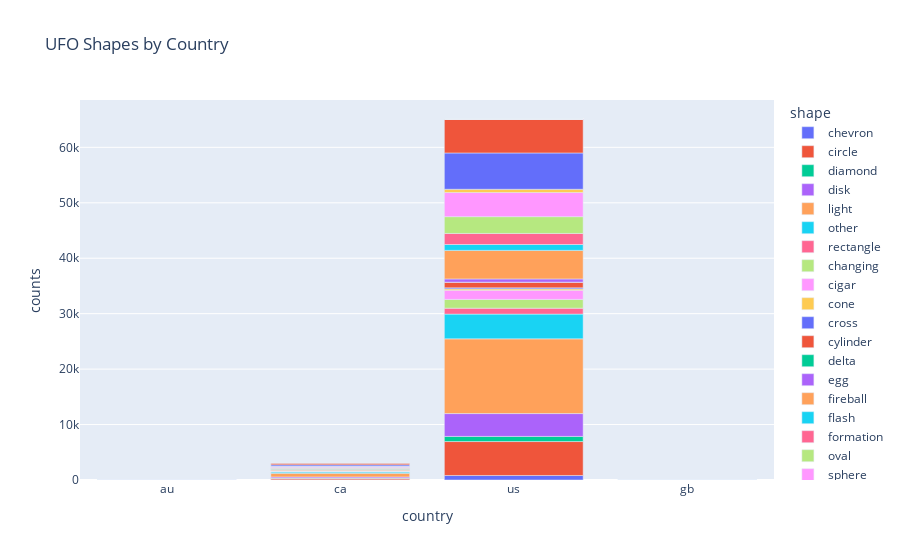

The notebook cell saved with this chart:
### Code cell
#Jeff - Visualization
shapes_count = ufo_data.groupby(['country', 'shape']).size().reset_index(name='counts')
fig = px.bar(shapes_count, x='country', y='counts', color='shape', title='UFO Shapes by Country')
fig.show()

### Figure 1 — Plotly figure (JSON) as saved in the notebook; plotly's stock layout.template omitted (floating-point values rounded to 4 significant figures)
{"data": [{"alignmentgroup": "True", "hovertemplate": "shape=chevron<br>country=%{x}<br>counts=%{y}<extra></extra>", "legendgroup": "chevron", "marker": {"color": "#636efa", "pattern": {"shape": ""}}, "name": "chevron", "offsetgroup": "chevron", "orientation": "v", "showlegend": true, "textposition": "auto", "type": "bar", "x": ["au", "ca", "us"], "xaxis": "x", "y": [1, 36, 815], "yaxis": "y"}, {"alignmentgroup": "True", "hovertemplate": "shape=circle<br>country=%{x}<br>counts=%{y}<extra></extra>", "legendgroup": "circle", "marker": {"color": "#EF553B", "pattern": {"shape": ""}}, "name": "circle", "offsetgroup": "circle", "orientation": "v", "showlegend": true, "textposition": "auto", "type": "bar", "x": ["au", "ca", "gb", "us"], "xaxis": "x", "y": [2, 282, 4, 6118], "yaxis": "y"}, {"alignmentgroup": "True", "hovertemplate": "shape=diamond<br>country=%{x}<br>counts=%{y}<extra></extra>", "legendgroup": "diamond", "marker": {"color": "#00cc96", "pattern": {"shape": ""}}, "name": "diamond", "offsetgroup": "diamond", "orientation": "v", "showlegend": true, "textposition": "auto", "type": "bar", "x": ["au", "ca", "us"], "xaxis": "x", "y": [1, 40, 928], "yaxis": "y"}, {"alignmentgroup": "True", "hovertemplate": "shape=disk<br>country=%{x}<br>counts=%{y}<extra></extra>", "legendgroup": "disk", "marker": {"color": "#ab63fa", "pattern": {"shape": ""}}, "name": "disk", "offsetgroup": "disk", "orientation": "v", "showlegend": true, "textposition": "auto", "type": "bar", "x": ["au", "ca", "us"], "xaxis": "x", "y": [1, 197, 4121], "yaxis": "y"}, {"alignmentgroup": "True", "hovertemplate": "shape=light<br>country=%{x}<br>counts=%{y}<extra></extra>", "legendgroup": "light", "marker": {"color": "#FFA15A", "pattern": {"shape": ""}}, "name": "light", "offsetgroup": "light", "orientation": "v", "showlegend": true, "textposition": "auto", "type": "bar", "x": ["au", "ca", "gb", "us"], "xaxis": "x", "y": [3, 653, 3, 13473], "yaxis": "y"}, {"alignmentgroup": "True", "hovertemplate": "shape=other<br>country=%{x}<br>counts=%{y}<extra></extra>", "legendgroup": "other", "marker": {"color": "#19d3f3", "pattern": {"shape": ""}}, "name": "other", "offsetgroup": "other", "orientation": "v", "showlegend": true, "textposition": "auto", "type": "bar", "x": ["au", "ca", "us"], "xaxis": "x", "y": [1, 238, 4466], "yaxis": "y"}, {"alignmentgroup": "True", "hovertemplate": "shape=rectangle<br>country=%{x}<br>counts=%{y}<extra></extra>", "legendgroup": "rectangle", "marker": {"color": "#FF6692", "pattern": {"shape": ""}}, "name": "rectangle", "offsetgroup": "rectangle", "orientation": "v", "showlegend": true, "textposition": "auto", "type": "bar", "x": ["au", "ca", "us"], "xaxis": "x", "y": [1, 46, 1070], "yaxis": "y"}, {"alignmentgroup": "True", "hovertemplate": "shape=changing<br>country=%{x}<br>counts=%{y}<extra></extra>", "legendgroup": "changing", "marker": {"color": "#B6E880", "pattern": {"shape": ""}}, "name": "changing", "offsetgroup": "changing", "orientation": "v", "showlegend": true, "textposition": "auto", "type": "bar", "x": ["ca", "us"], "xaxis": "x", "y": [69, 1584], "yaxis": "y"}, {"alignmentgroup": "True", "hovertemplate": "shape=cigar<br>country=%{x}<br>counts=%{y}<extra></extra>", "legendgroup": "cigar", "marker": {"color": "#FF97FF", "pattern": {"shape": ""}}, "name": "cigar", "offsetgroup": "cigar", "orientation": "v", "showlegend": true, "textposition": "auto", "type": "bar", "x": ["ca", "us"], "xaxis": "x", "y": [74, 1643], "yaxis": "y"}, {"alignmentgroup": "True", "hovertemplate": "shape=cone<br>country=%{x}<br>counts=%{y}<extra></extra>", "legendgroup": "cone", "marker": {"color": "#FECB52", "pattern": {"shape": ""}}, "name": "cone", "offsetgroup": "cone", "orientation": "v", "showlegend": true, "textposition": "auto", "type": "bar", "x": ["ca", "us"], "xaxis": "x", "y": [10, 247], "yaxis": "y"}, {"alignmentgroup": "True", "hovertemplate": "shape=cross<br>country=%{x}<br>counts=%{y}<extra></extra>", "legendgroup": "cross", "marker": {"color": "#636efa", "pattern": {"shape": ""}}, "name": "cross", "offsetgroup": "cross", "orientation": "v", "showlegend": true, "textposition": "auto", "type": "bar", "x": ["ca", "us"], "xaxis": "x", "y": [9, 188], "yaxis": "y"}, {"alignmentgroup": "True", "hovertemplate": "shape=cylinder<br>country=%{x}<br>counts=%{y}<extra></extra>", "legendgroup": "cylinder", "marker": {"color": "#EF553B", "pattern": {"shape": ""}}, "name": "cylinder", "offsetgroup": "cylinder", "orientation": "v", "showlegend": true, "textposition": "auto", "type": "bar", "x": ["ca", "us"], "xaxis": "x", "y": [53, 1027], "yaxis": "y"}, {"alignmentgroup": "True", "hovertemplate": "shape=delta<br>country=%{x}<br>counts=%{y}<extra></extra>", "legendgroup": "delta", "marker": {"color": "#00cc96", "pattern": {"shape": ""}}, "name": "delta", "offsetgroup": "delta", "orientation": "v", "showlegend": true, "textposition": "auto", "type": "bar", "x": ["ca", "us"], "xaxis": "x", "y": [1, 6], "yaxis": "y"}, {"alignmentgroup": "True", "hovertemplate": "shape=egg<br>country=%{x}<br>counts=%{y}<extra></extra>", "legendgroup": "egg", "marker": {"color": "#ab63fa", "pattern": {"shape": ""}}, "name": "egg", "offsetgroup": "egg", "orientation": "v", "showlegend": true, "textposition": "auto", "type": "bar", "x": ["ca", "us"], "xaxis": "x", "y": [28, 581], "yaxis": "y"}, {"alignmentgroup": "True", "hovertemplate": "shape=fireball<br>country=%{x}<br>counts=%{y}<extra></extra>", "legendgroup": "fireball", "marker": {"color": "#FFA15A", "pattern": {"shape": ""}}, "name": "fireball", "offsetgroup": "fireball", "orientation": "v", "showlegend": true, "textposition": "auto", "type": "bar", "x": ["ca", "gb", "us"], "xaxis": "x", "y": [215, 1, 5148], "yaxis": "y"}, {"alignmentgroup": "True", "hovertemplate": "shape=flash<br>country=%{x}<br>counts=%{y}<extra></extra>", "legendgroup": "flash", "marker": {"color": "#19d3f3", "pattern": {"shape": ""}}, "name": "flash", "offsetgroup": "flash", "orientation": "v", "showlegend": true, "textposition": "auto", "type": "bar", "x": ["ca", "us"], "xaxis": "x", "y": [62, 1062], "yaxis": "y"}, {"alignmentgroup": "True", "hovertemplate": "shape=formation<br>country=%{x}<br>counts=%{y}<extra></extra>", "legendgroup": "formation", "marker": {"color": "#FF6692", "pattern": {"shape": ""}}, "name": "formation", "offsetgroup": "formation", "orientation": "v", "showlegend": true, "textposition": "auto", "type": "bar", "x": ["ca", "us"], "xaxis": "x", "y": [98, 1990], "yaxis": "y"}, {"alignmentgroup": "True", "hovertemplate": "shape=oval<br>country=%{x}<br>counts=%{y}<extra></extra>", "legendgroup": "oval", "marker": {"color": "#B6E880", "pattern": {"shape": ""}}, "name": "oval", "offsetgroup": "oval", "orientation": "v", "showlegend": true, "textposition": "auto", "type": "bar", "x": ["ca", "us"], "xaxis": "x", "y": [130, 3032], "yaxis": "y"}, {"alignmentgroup": "True", "hovertemplate": "shape=sphere<br>country=%{x}<br>counts=%{y}<extra></extra>", "legendgroup": "sphere", "marker": {"color": "#FF97FF", "pattern": {"shape": ""}}, "name": "sphere", "offsetgroup": "sphere", "orientation": "v", "showlegend": true, "textposition": "auto", "type": "bar", "x": ["ca", "gb", "us"], "xaxis": "x", "y": [205, 1, 4347], "yaxis": "y"}, {"alignmentgroup": "True", "hovertemplate": "shape=teardrop<br>country=%{x}<br>counts=%{y}<extra></extra>", "legendgroup": "teardrop", "marker": {"color": "#FECB52", "pattern": {"shape": ""}}, "name": "teardrop", "offsetgroup": "teardrop", "orientation": "v", "showlegend": true, "textposition": "auto", "type": "bar", "x": ["ca", "us"], "xaxis": "x", "y": [22, 592], "yaxis": "y"}, {"alignmentgroup": "True", "hovertemplate": "shape=triangle<br>country=%{x}<br>counts=%{y}<extra></extra>", "legendgroup": "triangle", "marker": {"color": "#636efa", "pattern": {"shape": ""}}, "name": "triangle", "offsetgroup": "triangle", "orientation": "v", "showlegend": true, "textposition": "auto", "type": "bar", "x": ["ca", "gb", "us"], "xaxis": "x", "y": [267, 2, 6549], "yaxis": "y"}, {"alignmentgroup": "True", "hovertemplate": "shape=unknown<br>country=%{x}<br>counts=%{y}<extra></extra>", "legendgroup": "unknown", "marker": {"color": "#EF553B", "pattern": {"shape": ""}}, "name": "unknown", "offsetgroup": "unknown", "orientation": "v", "showlegend": true, "textposition": "auto", "type": "bar", "x": ["ca", "gb", "us"], "xaxis": "x", "y": [250, 1, 6118], "yaxis": "y"}, {"alignmentgroup": "True", "hovertemplate": "shape=changed<br>country=%{x}<br>counts=%{y}<extra></extra>", "legendgroup": "changed", "marker": {"color": "#00cc96", "pattern": {"shape": ""}}, "name": "changed", "offsetgroup": "changed", "orientation": "v", "showlegend": true, "textposition": "auto", "type": "bar", "x": ["us"], "xaxis": "x", "y": [1], "yaxis": "y"}, {"alignmentgroup": "True", "hovertemplate": "shape=crescent<br>country=%{x}<br>counts=%{y}<extra></extra>", "legendgroup": "crescent", "marker": {"color": "#ab63fa", "pattern": {"shape": ""}}, "name": "crescent", "offsetgroup": "crescent", "orientation": "v", "showlegend": true, "textposition": "auto", "type": "bar", "x": ["us"], "xaxis": "x", "y": [1], "yaxis": "y"}, {"alignmentgroup": "True", "hovertemplate": "shape=flare<br>country=%{x}<br>counts=%{y}<extra></extra>", "legendgroup": "flare", "marker": {"color": "#FFA15A", "pattern": {"shape": ""}}, "name": "flare", "offsetgroup": "flare", "orientation": "v", "showlegend": true, "textposition": "auto", "type": "bar", "x": ["us"], "xaxis": "x", "y": [1], "yaxis": "y"}, {"alignmentgroup": "True", "hovertemplate": "shape=hexagon<br>country=%{x}<br>counts=%{y}<extra></extra>", "legendgroup": "hexagon", "marker": {"color": "#19d3f3", "pattern": {"shape": ""}}, "name": "hexagon", "offsetgroup": "hexagon", "orientation": "v", "showlegend": true, "textposition": "auto", "type": "bar", "x": ["us"], "xaxis": "x", "y": [1], "yaxis": "y"}, {"alignmentgroup": "True", "hovertemplate": "shape=pyramid<br>country=%{x}<br>counts=%{y}<extra></extra>", "legendgroup": "pyramid", "marker": {"color": "#FF6692", "pattern": {"shape": ""}}, "name": "pyramid", "offsetgroup": "pyramid", "orientation": "v", "showlegend": true, "textposition": "auto", "type": "bar", "x": ["us"], "xaxis": "x", "y": [1], "yaxis": "y"}, {"alignmentgroup": "True", "hovertemplate": "shape=round<br>country=%{x}<br>counts=%{y}<extra></extra>", "legendgroup": "round", "marker": {"color": "#B6E880", "pattern": {"shape": ""}}, "name": "round", "offsetgroup": "round", "orientation": "v", "showlegend": true, "textposition": "auto", "type": "bar", "x": ["us"], "xaxis": "x", "y": [2], "yaxis": "y"}], "layout": {"autosize": true, "barmode": "relative", "legend": {"title": {"text": "shape"}, "tracegroupgap": 0}, "title": {"text": "UFO Shapes by Country"}, "xaxis": {"anchor": "y", "autorange": true, "domain": [0, 1], "range": [-0.5, 3.5], "title": {"text": "country"}, "type": "category"}, "yaxis": {"anchor": "x", "autorange": true, "domain": [0, 1], "range": [0, 68540.0], "title": {"text": "counts"}, "type": "linear"}}}
